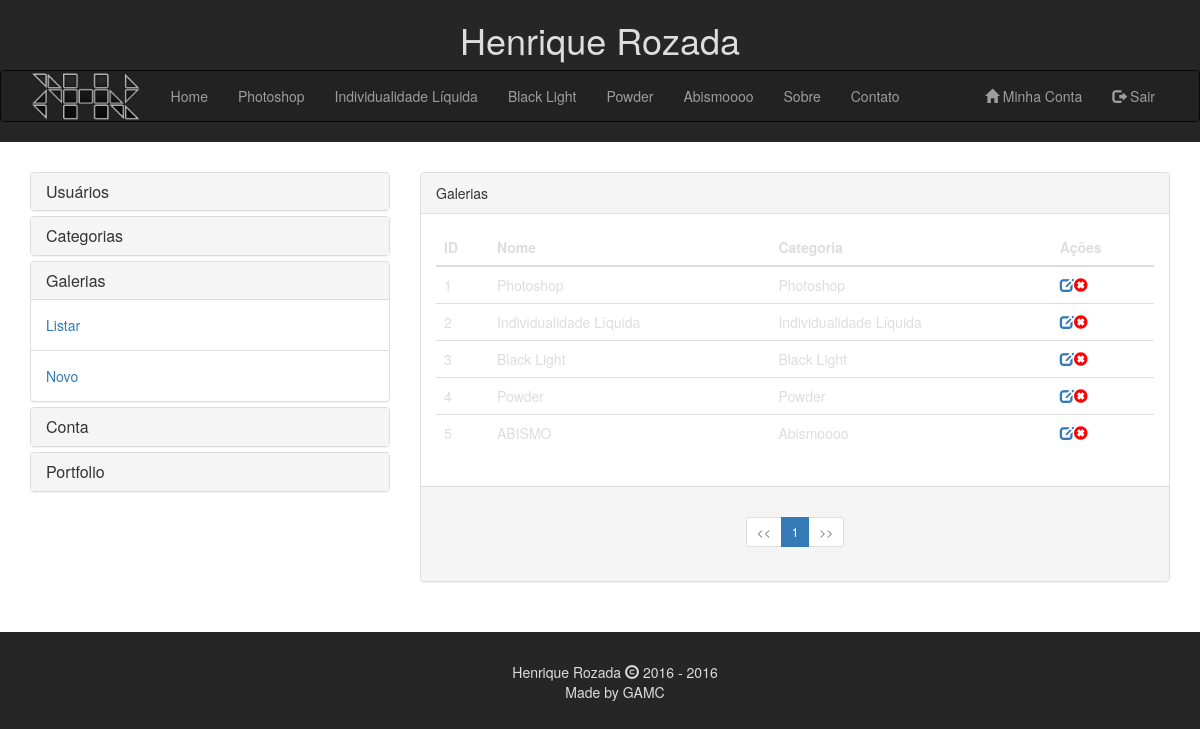
/galeries/listGal.php (signed in), run on the app's committed database.
### tables this page shows
CREATE TABLE `categories` (
  `id` int(11) NOT NULL,
  `name` varchar(50) NOT NULL
);

CREATE TABLE `galeries` (
  `id` int(11) NOT NULL,
  `name` varchar(50) NOT NULL,
  `image` varchar(100) NOT NULL,
  `category_id` int(11) NOT NULL
);

### galeries/listGal.php (the view, shortened to what this page needs)
<?php
include "../template/header.php";
include "../conn/connection.php";
if (isset($_SESSION['email'])):
    $currentPage = isset($_GET['page']) ? $_GET['page'] : 1;
    $offset = 20 * ($currentPage - 1);
    $galStmt = $conn->prepare('SELECT g.id, g.name as gname, c.name as cname from galeries g,categories c WHERE g.category_id = c.id LIMIT 20 OFFSET ' . $offset);
    $galStmt->execute();
    $galeries = $galStmt->fetchAll();
    $queryRes = $conn->query('SELECT count(*) from galeries');
    $count = $queryRes->fetchColumn();
    ?>
    <article>
        <div class="container">
            <div class="row">
                <?php include "../dbmenu.php"; ?>
                <div class="col-sm-8">
                    <div class="row">
                        <div class="col-sm-12">
                            <div class="panel panel-default">
                                <div class="panel-heading">Galerias</div>
                                <div class="panel-body">
                                    <div class="table-responsive">
                                        <table id="galeryTable" class="table table-hover">
                                            <thead>
                                                <tr>
                                                    <th>ID</th>
                                                    <th>Nome</th>
                                                    <th>Categoria</th>
                                                    <th>Ações</th>
                                                </tr>
                                            </thead>
                                            <tbody>
                                                <?php foreach ($galeries as $galery): ?>
                                                    <tr>
                                                        <td><?php echo $galery['id'] ?></td>
                                                        <td><?php echo $galery['gname'] ?></td>
                                                        <td><?php echo $galery['cname'] ?></td>
                                                        <td><a href="/galeries/editGal.php?id=<?php echo $galery['id'] ?>"><span class="glyphicon glyphicon-edit"></span></a><button class="fakeLink" onclick="deleteRowGalery(this,<?php echo $galery['id'] ?>)"><span class="glyphicon glyphicon-remove-sign"></span></button></td>
                                                    </tr>
                                                <?php endforeach; ?>
                                            </tbody>
                                        </table>
                                    </div>
                                </div>
                                <div class="panel-footer text-center">
                                    <ul class="pagination pagination-sm">
                                        <?php
                                        $numPages = ceil($count / 20);
                                        $minPage = $currentPage - 2 > 0 ? $currentPage - 2 : 1;
                                        $maxPage = $currentPage + 2 < $numPages ? $currentPage + 2 : $numPages;
                                        if ($currentPage > 1) {
                                            echo '<li><a href="listGal.php?page=' . ($currentPage - 1) . '">&#60&#60</a></li>';
                                        } else {
                                            echo '<li class="disabled"><a href="">&#60&#60</a></li>';
                                        }
                                        for ($i = $minPage; $i <= $maxPage; $i++):
                                            ?>
                                            <li class="<?php echo $i == $currentPage ? 'active' : '' ?>"><a href="listGal.php?page=<?php echo $i ?>"><?php echo $i ?></a></li>
                                        <?php
                                        endfor;
                                        if ($currentPage < $maxPage) {
                                            echo '<li><a href="listGal.php?page=' . ($currentPage + 1) . '">&#62&#62</a></li>';
                                        } else {
                                            echo '<li class="disabled"><a href="">&#62&#62</a></li>';
                                        }
                                        ?>
                                    </ul></div>
                            </div>
                        </div>
                    </div>
                </div>
            </div>
        </div>
    </article>
<?php
endif;
include "../template/footer.php";
?>

### template/header.php (shortened to what this page needs)
<?php session_start();
$path = $_SERVER['DOCUMENT_ROOT'];
include $path."/conn/connection.php";
$stmt = $conn->prepare('SELECT * from categories');
$stmt->execute();
$categories = $stmt->fetchAll();
?>
<!DOCTYPE html>
<html lang="pt-BR">
	<head>
		<link rel="stylesheet" href="http://maxcdn.bootstrapcdn.com/bootstrap/3.3.6/css/bootstrap.min.css">
		<link rel="stylesheet" type="text/css" href="/style.css"/>
	</head>
	<body>
		<header>
			<h1 class="text-center">Henrique Rozada</h1>
		</header>
		<nav class="navbar navbar-inverse">
			<div class="container">
				<div class="navbar-header">
					<a class="navbar-brand image-logo" href="/index.php"><img src="/Imagens/HR.png" alt="Logo HR" /></a>
				</div>
				<div class="collapse navbar-collapse" id="myNavbar">
					<ul class="nav navbar-nav">
						<li <?php if($_SERVER['PHP_SELF'] == "/index.php"){echo 'class="active"';}?>><a href="/index.php">Home</a></li>
                                                <?php foreach ($categories as $category):?>
                                                <li <?php if(isset($_GET['cid']) && htmlspecialchars($_GET['cid']) == $category['id']){echo 'class="active"';}?>><a href="<?php echo "/category.php?cid=".$category['id']?>"><?php echo $category['name']?></a></li>
                                                <?php endforeach;?>
						<li <?php if($_SERVER['PHP_SELF'] == "/about.php"){echo 'class="active"';}?>><a href="/about.php">Sobre</a></li>
						<li <?php if($_SERVER['PHP_SELF'] == "/contato.php"){echo 'class="active"';}?>><a href="/contato.php">Contato</a></li>
					</ul>
					<ul class="nav navbar-nav navbar-right">
					<?php if(!isset($_SESSION['email'])):?>
						<li><a href="/login.php"><span class="glyphicon glyphicon-log-in"></span> Entrar</a></li>
					<?php else:?>
						<li><a href="/dashboard.php"><span class="glyphicon glyphicon-home"></span> Minha Conta</a></li>
						<li><a href="/logout.php"><span class="glyphicon glyphicon-log-out"></span> Sair</a></li>
					<?php endif;?>
					</ul>
				</div>
			</div>
		</nav>

### style.css (style rules this page uses)
body { background-color: #262626; color: #ddd }
article { background-color: #fff; padding: 30px 0px; }
.image-logo { padding-top: 0px; padding-bottom: 0px; }
.image-logo img { height: inherit; }
.fakeLink { background: none; padding: 0px; border: 0px; color: red; }

### data on the page
categories: name "Photoshop"
categories: name "Individualidade Líquida"
categories: name "Black Light"
categories: name "Powder"
categories: name "Abismoooo"
galeries: id "1", name "Photoshop", category.name "Photoshop"
galeries: id "2", name "Individualidade Líquida", category.name "Individualidade Líquida"
galeries: id "3", name "Black Light", category.name "Black Light"
galeries: id "4", name "Powder", category.name "Powder"
galeries: id "5", name "ABISMO", category.name "Abismoooo"
